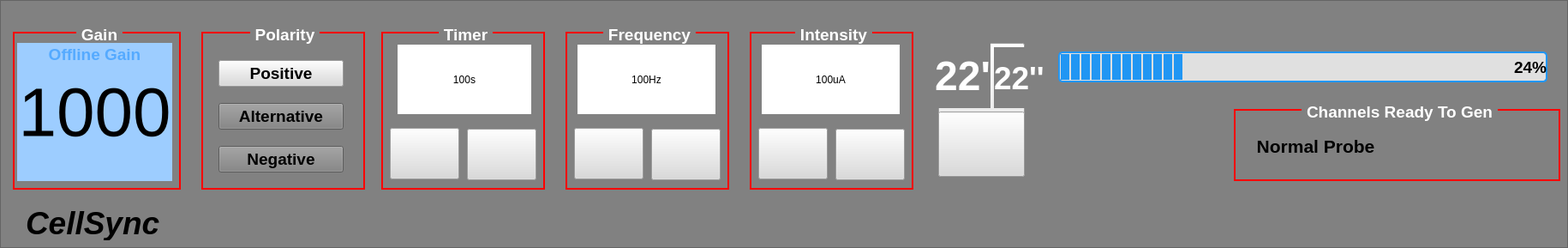
               <widget class="QFrame" name="frame_4">
                <property name="styleSheet">
                 <string notr="true">background-color: rgb(129, 129, 129);</string>
                </property>
                <property name="frameShape">
                 <enum>QFrame::StyledPanel</enum>
                </property>
                <property name="frameShadow">
                 <enum>QFrame::Raised</enum>
                </property>
                <widget class="QGroupBox" name="groupBox_16">
                 <property name="geometry">
                  <rect>
                   <x>15</x>
                   <y>25</y>
                   <width>196</width>
                   <height>196</height>
                  </rect>
                 </property>
                 <property name="font">
                  <font>
                   <family>Liberation Sans</family>
                   <pointsize>14</pointsize>
                   <weight>75</weight>
                   <bold>true</bold>
                  </font>
                 </property>
                 <property name="styleSheet">
                  <string notr="true">QGroupBox{
border: 2px solid red;
margin-top: 12px;
}

QGroupBox::title{
background-color: rgb(129, 129, 129);
color: rgb(255, 255, 255);
/*subcontrol-origin: top right;*/
subcontrol-position: top center;
padding: 0 3px 0 3px;
top: -8px;
}</string>
                 </property>
                 <property name="title">
                  <string>Gain</string>
                 </property>
                 <property name="alignment">
                  <set>Qt::AlignCenter</set>
                 </property>
                 <widget class="QLabel" name="ch3_displayLabel">
                  <property name="geometry">
                   <rect>
                    <x>5</x>
                    <y>25</y>
                    <width>181</width>
                    <height>161</height>
                   </rect>
                  </property>
                  <property name="font">
                   <font>
                    <family>Liberation Sans</family>
                    <pointsize>60</pointsize>
                    <weight>9</weight>
                    <italic>false</italic>
                    <bold>false</bold>
                   </font>
                  </property>
                  <property name="styleSheet">
                   <string notr="true">background-color: rgb(157, 205, 255);
font: 75 60pt &quot;Liberation Sans&quot;;</string>
                  </property>
                  <property name="text">
                   <string>1000</string>
                  </property>
                  <property name="alignment">
                   <set>Qt::AlignCenter</set>
                  </property>
                 </widget>
                 <widget class="QLabel" name="ch3_displayTextLabel">
                  <property name="geometry">
                   <rect>
                    <x>15</x>
                    <y>25</y>
                    <width>161</width>
                    <height>26</height>
                   </rect>
                  </property>
                  <property name="font">
                   <font>
                    <family>Liberation Sans</family>
                    <pointsize>14</pointsize>
                    <weight>75</weight>
                    <bold>true</bold>
                   </font>
                  </property>
                  <property name="styleSheet">
                   <string notr="true">background-color: rgb(157, 205, 255);
color: rgb(85, 170, 255);</string>
                  </property>
                  <property name="text">
                   <string>Offline Gain</string>
                  </property>
                  <property name="alignment">
                   <set>Qt::AlignCenter</set>
                  </property>
                 </widget>
                </widget>
                <widget class="QGroupBox" name="groupBox_17">
                 <property name="geometry">
                  <rect>
                   <x>235</x>
                   <y>25</y>
                   <width>191</width>
                   <height>196</height>
                  </rect>
                 </property>
                 <property name="font">
                  <font>
                   <family>Liberation Sans</family>
                   <pointsize>14</pointsize>
                   <weight>75</weight>
                   <bold>true</bold>
                  </font>
                 </property>
                 <property name="styleSheet">
                  <string notr="true">QGroupBox{
border: 2px solid red;
margin-top: 12px;
}

QGroupBox::title{
background-color: rgb(129, 129, 129);
color: rgb(255, 255, 255);
/*subcontrol-origin: top right;*/
subcontrol-position: top center;
padding: 0 3px 0 3px;
top: -8px;
}</string>
                 </property>
                 <property name="title">
                  <string>Polarity</string>
                 </property>
                 <property name="alignment">
                  <set>Qt::AlignCenter</set>
                 </property>
                 <widget class="QPushButton" name="ch3_posButton">
                  <property name="geometry">
                   <rect>
                    <x>20</x>
                    <y>45</y>
                    <width>146</width>
                    <height>31</height>
                   </rect>
                  </property>
                  <property name="font">
                   <font>
                    <family>Liberation Sans</family>
                    <pointsize>14</pointsize>
                    <weight>75</weight>
                    <bold>true</bold>
                   </font>
                  </property>
                  <property name="focusPolicy">
                   <enum>Qt::NoFocus</enum>
                  </property>
                  <property name="styleSheet">
                   <string notr="true">background-color: rgb(218, 218, 218);</string>
                  </property>
                  <property name="text">
                   <string>Positive</string>
                  </property>
                 </widget>
                 <widget class="QPushButton" name="ch3_altButton">
                  <property name="geometry">
                   <rect>
                    <x>20</x>
                    <y>95</y>
                    <width>146</width>
                    <height>31</height>
                   </rect>
                  </property>
                  <property name="font">
                   <font>
                    <family>Liberation Sans</family>
                    <pointsize>14</pointsize>
                    <weight>75</weight>
                    <bold>true</bold>
                   </font>
                  </property>
                  <property name="focusPolicy">
                   <enum>Qt::NoFocus</enum>
                  </property>
                  <property name="text">
                   <string>Alternative</string>
                  </property>
                 </widget>
                 <widget class="QPushButton" name="ch3_negButton">
                  <property name="geometry">
                   <rect>
                    <x>20</x>
                    <y>145</y>
                    <width>146</width>
                    <height>31</height>
                   </rect>
                  </property>
                  <property name="font">
                   <font>
                    <family>Liberation Sans</family>
                    <pointsize>14</pointsize>
                    <weight>75</weight>
                    <bold>true</bold>
                   </font>
                  </property>
                  <property name="focusPolicy">
                   <enum>Qt::NoFocus</enum>
                  </property>
                  <property name="text">
                   <string>Negative</string>
                  </property>
                 </widget>
                </widget>
                <widget class="QGroupBox" name="groupBox_18">
                 <property name="geometry">
                  <rect>
                   <x>660</x>
                   <y>25</y>
                   <width>191</width>
                   <height>196</height>
                  </rect>
                 </property>
                 <property name="font">
                  <font>
                   <family>Liberation Sans</family>
                   <pointsize>14</pointsize>
                   <weight>75</weight>
                   <bold>true</bold>
                  </font>
                 </property>
                 <property name="styleSheet">
                  <string notr="true">QGroupBox{
border: 2px solid red;
margin-top: 12px;
}

QGroupBox::title{
background-color: rgb(129, 129, 129);
color: rgb(255, 255, 255);
/*subcontrol-origin: top right;*/
subcontrol-position: top center;
padding: 0 3px 0 3px;
top: -8px;
}</string>
                 </property>
                 <property name="title">
                  <string>Frequency</string>
                 </property>
                 <property name="alignment">
                  <set>Qt::AlignCenter</set>
                 </property>
                 <widget class="QLabel" name="ch3_freqLabel">
                  <property name="geometry">
                   <rect>
                    <x>14</x>
                    <y>27</y>
                    <width>161</width>
                    <height>81</height>
                   </rect>
                  </property>
                  <property name="minimumSize">
                   <size>
                    <width>130</width>
                    <height>80</height>
                   </size>
                  </property>
                  <property name="styleSheet">
                   <string notr="true">background-color: rgb(255, 255, 255);
font: 75 36pt &quot;Liberation Sans&quot;;</string>
                  </property>
                  <property name="text">
                   <string>100Hz</string>
                  </property>
                  <property name="alignment">
                   <set>Qt::AlignCenter</set>
                  </property>
                 </widget>
                 <widget class="QPushButton" name="ch3_freqDwnButton">
                  <property name="geometry">
                   <rect>
                    <x>10</x>
                    <y>124</y>
                    <width>81</width>
                    <height>60</height>
                   </rect>
                  </property>
                  <property name="minimumSize">
                   <size>
                    <width>60</width>
                    <height>60</height>
                   </size>
                  </property>
                  <property name="styleSheet">
                   <string notr="true">QPushButton {
background-color: rgb(218, 218, 218);
}

QPushButton::hover {
background-color: rgb(129, 129, 129);
/*border: 2px solid red;*/
border: 2px solid rgb(218, 218, 218);
}
</string>
                  </property>
                  <property name="text">
                   <string/>
                  </property>
                  <property name="icon">
                   <iconset resource="microc_res.qrc">
                    <normaloff>:/icons/resources/go-down-symbolic.symbolic.png</normaloff>:/icons/resources/go-down-symbolic.symbolic.png</iconset>
                  </property>
                  <property name="iconSize">
                   <size>
                    <width>50</width>
                    <height>50</height>
                   </size>
                  </property>
                 </widget>
                 <widget class="QPushButton" name="ch3_freqUpButton">
                  <property name="geometry">
                   <rect>
                    <x>100</x>
                    <y>125</y>
                    <width>81</width>
                    <height>60</height>
                   </rect>
                  </property>
                  <property name="minimumSize">
                   <size>
                    <width>60</width>
                    <height>60</height>
                   </size>
                  </property>
                  <property name="styleSheet">
                   <string notr="true">QPushButton {
background-color: rgb(218, 218, 218);
}

QPushButton::hover {
background-color: rgb(129, 129, 129);
/*border: 2px solid red;*/
border: 2px solid rgb(218, 218, 218);
}
</string>
                  </property>
                  <property name="text">
                   <string/>
                  </property>
                  <property name="icon">
                   <iconset resource="microc_res.qrc">
                    <normaloff>:/icons/resources/go-up-symbolic.symbolic.png</normaloff>:/icons/resources/go-up-symbolic.symbolic.png</iconset>
                  </property>
                  <property name="iconSize">
                   <size>
                    <width>50</width>
                    <height>50</height>
                   </size>
                  </property>
                 </widget>
                </widget>
                <widget class="QGroupBox" name="groupBox_19">
                 <property name="geometry">
                  <rect>
                   <x>445</x>
                   <y>25</y>
                   <width>191</width>
                   <height>196</height>
                  </rect>
                 </property>
                 <property name="font">
                  <font>
                   <family>Liberation Sans</family>
                   <pointsize>14</pointsize>
                   <weight>75</weight>
                   <bold>true</bold>
                  </font>
                 </property>
                 <property name="styleSheet">
                  <string notr="true">QGroupBox{
border: 2px solid red;
margin-top: 12px;
}

QGroupBox::title{
background-color: rgb(129, 129, 129);
color: rgb(255, 255, 255);
/*subcontrol-origin: top right;*/
subcontrol-position: top center;
padding: 0 3px 0 3px;
top: -8px;
}</string>
                 </property>
                 <property name="title">
                  <string>Timer</string>
                 </property>
                 <property name="alignment">
                  <set>Qt::AlignCenter</set>
                 </property>
                 <widget class="QLabel" name="ch3_timerLabel">
                  <property name="geometry">
                   <rect>
                    <x>19</x>
                    <y>27</y>
                    <width>156</width>
                    <height>81</height>
                   </rect>
                  </property>
                  <property name="minimumSize">
                   <size>
                    <width>130</width>
                    <height>80</height>
                   </size>
                  </property>
                  <property name="styleSheet">
                   <string notr="true">background-color: rgb(255, 255, 255);
font: 75 36pt &quot;Liberation Sans&quot;;</string>
                  </property>
                  <property name="text">
                   <string>100s</string>
                  </property>
                  <property name="alignment">
                   <set>Qt::AlignCenter</set>
                  </property>
                 </widget>
                 <widget class="QPushButton" name="ch3_timerDwnButton">
                  <property name="geometry">
                   <rect>
                    <x>10</x>
                    <y>124</y>
                    <width>81</width>
                    <height>60</height>
                   </rect>
                  </property>
                  <property name="minimumSize">
                   <size>
                    <width>60</width>
                    <height>60</height>
                   </size>
                  </property>
                  <property name="styleSheet">
                   <string notr="true">QPushButton {
background-color: rgb(218, 218, 218);
}

QPushButton::hover {
background-color: rgb(129, 129, 129);
/*border: 2px solid red;*/
border: 2px solid rgb(218, 218, 218);
}
</string>
                  </property>
                  <property name="text">
                   <string/>
                  </property>
                  <property name="icon">
                   <iconset resource="microc_res.qrc">
                    <normaloff>:/icons/resources/go-down-symbolic.symbolic.png</normaloff>:/icons/resources/go-down-symbolic.symbolic.png</iconset>
                  </property>
                  <property name="iconSize">
                   <size>
                    <width>50</width>
                    <height>50</height>
                   </size>
                  </property>
                 </widget>
                 <widget class="QPushButton" name="ch3_timerUpButton">
                  <property name="geometry">
                   <rect>
                    <x>100</x>
                    <y>125</y>
                    <width>81</width>
                    <height>60</height>
                   </rect>
                  </property>
                  <property name="minimumSize">
                   <size>
                    <width>60</width>
                    <height>60</height>
                   </size>
                  </property>
                  <property name="styleSheet">
                   <string notr="true">QPushButton {
background-color: rgb(218, 218, 218);
}

QPushButton::hover {
background-color: rgb(129, 129, 129);
/*border: 2px solid red;*/
border: 2px solid rgb(218, 218, 218);
}
</string>
                  </property>
                  <property name="text">
                   <string/>
                  </property>
                  <property name="icon">
                   <iconset resource="microc_res.qrc">
                    <normaloff>:/icons/resources/go-up-symbolic.symbolic.png</normaloff>:/icons/resources/go-up-symbolic.symbolic.png</iconset>
                  </property>
                  <property name="iconSize">
                   <size>
                    <width>50</width>
                    <height>50</height>
                   </size>
                  </property>
                 </widget>
                </widget>
                <widget class="QPushButton" name="ch3_startButton">
                 <property name="geometry">
                  <rect>
                   <x>1095</x>
                   <y>50</y>
                   <width>101</width>
                   <height>156</height>
                  </rect>
                 </property>
                 <property name="styleSheet">
                  <string notr="true">QPushButton {
background-color: rgb(218, 218, 218);
}

QPushButton::hover {
background-color: rgb(129, 129, 129);
/*border: 2px solid red;*/
border: 2px solid rgb(218, 218, 218);
}
</string>
                 </property>
                 <property name="text">
                  <string/>
                 </property>
                 <property name="icon">
                  <iconset resource="microc_res.qrc">
                   <normaloff>:/icons/resources/pan-start-symbolic-rtl.symbolic.png</normaloff>:/icons/resources/pan-start-symbolic-rtl.symbolic.png</iconset>
                 </property>
                 <property name="iconSize">
                  <size>
                   <width>32</width>
                   <height>32</height>
                  </size>
                 </property>
                </widget>
                <widget class="QGroupBox" name="groupBox_20">
                 <property name="geometry">
                  <rect>
                   <x>875</x>
                   <y>25</y>
                   <width>191</width>
                   <height>196</height>
                  </rect>
                 </property>
                 <property name="font">
                  <font>
                   <family>Liberation Sans</family>
                   <pointsize>14</pointsize>
                   <weight>75</weight>
                   <bold>true</bold>
                  </font>
                 </property>
                 <property name="styleSheet">
                  <string notr="true">QGroupBox{
border: 2px solid red;
margin-top: 12px;
}

QGroupBox::title{
background-color: rgb(129, 129, 129);
color: rgb(255, 255, 255);
/*subcontrol-origin: top right;*/
subcontrol-position: top center;
padding: 0 3px 0 3px;
top: -8px;
}</string>
                 </property>
                 <property name="title">
                  <string>Intensity</string>
                 </property>
                 <property name="alignment">
                  <set>Qt::AlignCenter</set>
                 </property>
                 <widget class="QLabel" name="ch3_pwrLabel">
                  <property name="geometry">
                   <rect>
                    <x>14</x>
                    <y>27</y>
                    <width>161</width>
                    <height>81</height>
                   </rect>
                  </property>
                  <property name="minimumSize">
                   <size>
                    <width>130</width>
                    <height>80</height>
                   </size>
                  </property>
                  <property name="styleSheet">
                   <string notr="true">background-color: rgb(255, 255, 255);
font: 75 36pt &quot;Liberation Sans&quot;;</string>
                  </property>
                  <property name="text">
                   <string>100uA</string>
                  </property>
                  <property name="alignment">
                   <set>Qt::AlignCenter</set>
                  </property>
                 </widget>
                 <widget class="QPushButton" name="ch3_pwrDwnButton">
                  <property name="geometry">
                   <rect>
                    <x>10</x>
                    <y>124</y>
                    <width>81</width>
                    <height>60</height>
                   </rect>
                  </property>
                  <property name="minimumSize">
                   <size>
                    <width>60</width>
                    <height>60</height>
                   </size>
                  </property>
                  <property name="styleSheet">
                   <string notr="true">QPushButton {
background-color: rgb(218, 218, 218);
}

QPushButton::hover {
background-color: rgb(129, 129, 129);
/*border: 2px solid red;*/
border: 2px solid rgb(218, 218, 218);
}
</string>
                  </property>
                  <property name="text">
                   <string/>
                  </property>
                  <property name="icon">
                   <iconset resource="microc_res.qrc">
                    <normaloff>:/icons/resources/go-down-symbolic.symbolic.png</normaloff>:/icons/resources/go-down-symbolic.symbolic.png</iconset>
                  </property>
                  <property name="iconSize">
                   <size>
                    <width>50</width>
                    <height>50</height>
                   </size>
                  </property>
                 </widget>
                 <widget class="QPushButton" name="ch3_pwrUpButton">
                  <property name="geometry">
                   <rect>
                    <x>100</x>
                    <y>125</y>
                    <width>81</width>
                    <height>60</height>
                   </rect>
                  </property>
                  <property name="minimumSize">
                   <size>
                    <width>60</width>
                    <height>60</height>
                   </size>
                  </property>
                  <property name="styleSheet">
                   <string notr="true">QPushButton {
background-color: rgb(218, 218, 218);
}

QPushButton::hover {
background-color: rgb(129, 129, 129);
/*border: 2px solid red;*/
border: 2px solid rgb(218, 218, 218);
}
</string>
                  </property>
                  <property name="text">
                   <string/>
                  </property>
                  <property name="icon">
                   <iconset resource="microc_res.qrc">
                    <normaloff>:/icons/resources/go-up-symbolic.symbolic.png</normaloff>:/icons/resources/go-up-symbolic.symbolic.png</iconset>
                  </property>
                  <property name="iconSize">
                   <size>
                    <width>50</width>
                    <height>50</height>
                   </size>
                  </property>
                 </widget>
                </widget>
                <widget class="QGroupBox" name="groupBox_21">
                 <property name="geometry">
                  <rect>
                   <x>1440</x>
                   <y>115</y>
                   <width>381</width>
                   <height>96</height>
                  </rect>
                 </property>
                 <property name="font">
                  <font>
                   <family>Liberation Sans</family>
                   <pointsize>14</pointsize>
                   <weight>75</weight>
                   <bold>true</bold>
                  </font>
                 </property>
                 <property name="styleSheet">
                  <string notr="true">QGroupBox{
border: 2px solid red;
margin-top: 12px;
}

QGroupBox::title{
background-color: rgb(129, 129, 129);
color: rgb(255, 255, 255);
/*subcontrol-origin: top right;*/
subcontrol-position: top center;
padding: 0 3px 0 3px;
top: -8px;
}</string>
                 </property>
                 <property name="title">
                  <string>Channels Ready To Gen</string>
                 </property>
                 <property name="alignment">
                  <set>Qt::AlignCenter</set>
                 </property>
                 <widget class="QLabel" name="ch3_probeLabel">
                  <property name="geometry">
                   <rect>
                    <x>20</x>
                    <y>35</y>
                    <width>151</width>
                    <height>41</height>
                   </rect>
                  </property>
                  <property name="font">
                   <font>
                    <family>Liberation Sans</family>
                    <pointsize>16</pointsize>
                    <weight>75</weight>
                    <bold>true</bold>
                   </font>
                  </property>
                  <property name="text">
                   <string>Normal Probe</string>
                  </property>
                  <property name="alignment">
                   <set>Qt::AlignCenter</set>
                  </property>
                 </widget>
                </widget>
                <widget class="QProgressBar" name="ch3_progressBar">
                 <property name="geometry">
                  <rect>
                   <x>1235</x>
                   <y>60</y>
                   <width>571</width>
                   <height>36</height>
                  </rect>
                 </property>
                 <property name="font">
                  <font>
                   <family>Liberation Sans</family>
                   <pointsize>14</pointsize>
                   <weight>75</weight>
                   <bold>true</bold>
                  </font>
                 </property>
                 <property name="styleSheet">
                  <string notr="true">QProgressBar {
    border: 2px solid #2196F3;
    border-radius: 5px;
    background-color: #E0E0E0;
	text-align: right;
}
QProgressBar::chunk {
    background-color: #2196F3;
    width: 10px; 
    margin: 0.5px;
}</string>
                 </property>
                 <property name="value">
                  <number>24</number>
                 </property>
                 <property name="format">
                  <string>%p%</string>
                 </property>
                </widget>
                <widget class="QLabel" name="ch3_remainMinsLabel">
                 <property name="geometry">
                  <rect>
                   <x>1075</x>
                   <y>50</y>
                   <width>81</width>
                   <height>76</height>
                  </rect>
                 </property>
                 <property name="font">
                  <font>
                   <family>Liberation Sans</family>
                   <pointsize>36</pointsize>
                   <weight>75</weight>
                   <bold>true</bold>
                  </font>
                 </property>
                 <property name="styleSheet">
                  <string notr="true">color: rgb(255, 255, 255);</string>
                 </property>
                 <property name="text">
                  <string>22'</string>
                 </property>
                 <property name="alignment">
                  <set>Qt::AlignRight|Qt::AlignTrailing|Qt::AlignVCenter</set>
                 </property>
                </widget>
                <widget class="QPushButton" name="ch3_stopButton">
                 <property name="geometry">
                  <rect>
                   <x>1095</x>
                   <y>130</y>
                   <width>101</width>
                   <height>76</height>
                  </rect>
                 </property>
                 <property name="styleSheet">
                  <string notr="true">QPushButton{
background-color: rgb(218, 218, 218);
}

QPushButton::hover {
background-color: rgb(129, 129, 129);
/*border: 2px solid red;*/
border: 2px solid rgb(218, 218, 218);
}
</string>
                 </property>
                 <property name="text">
                  <string/>
                 </property>
                 <property name="icon">
                  <iconset resource="microc_res.qrc">
                   <normaloff>:/icons/resources/media-playback-stop-symbolic.symbolic.png</normaloff>:/icons/resources/media-playback-stop-symbolic.symbolic.png</iconset>
                 </property>
                 <property name="iconSize">
                  <size>
                   <width>32</width>
                   <height>32</height>
                  </size>
                 </property>
                </widget>
                <widget class="QLabel" name="ch3_remainSecsLabel">
                 <property name="geometry">
                  <rect>
                   <x>1160</x>
                   <y>55</y>
                   <width>66</width>
                   <height>71</height>
                  </rect>
                 </property>
                 <property name="font">
                  <font>
                   <family>Liberation Sans</family>
                   <pointsize>28</pointsize>
                   <weight>75</weight>
                   <bold>true</bold>
                  </font>
                 </property>
                 <property name="styleSheet">
                  <string notr="true">color: rgb(255, 255, 255);</string>
                 </property>
                 <property name="text">
                  <string>22''</string>
                 </property>
                 <property name="alignment">
                  <set>Qt::AlignLeading|Qt::AlignLeft|Qt::AlignVCenter</set>
                 </property>
                </widget>
                <widget class="QLabel" name="label_3">
                 <property name="geometry">
                  <rect>
                   <x>30</x>
                   <y>239</y>
                   <width>391</width>
                   <height>41</height>
                  </rect>
                 </property>
                 <property name="font">
                  <font>
                   <family>Liberation Sans</family>
                   <pointsize>28</pointsize>
                   <weight>75</weight>
                   <italic>true</italic>
                   <bold>true</bold>
                  </font>
                 </property>
                 <property name="text">
                  <string>CellSync</string>
                 </property>
                </widget>
               </widget>
